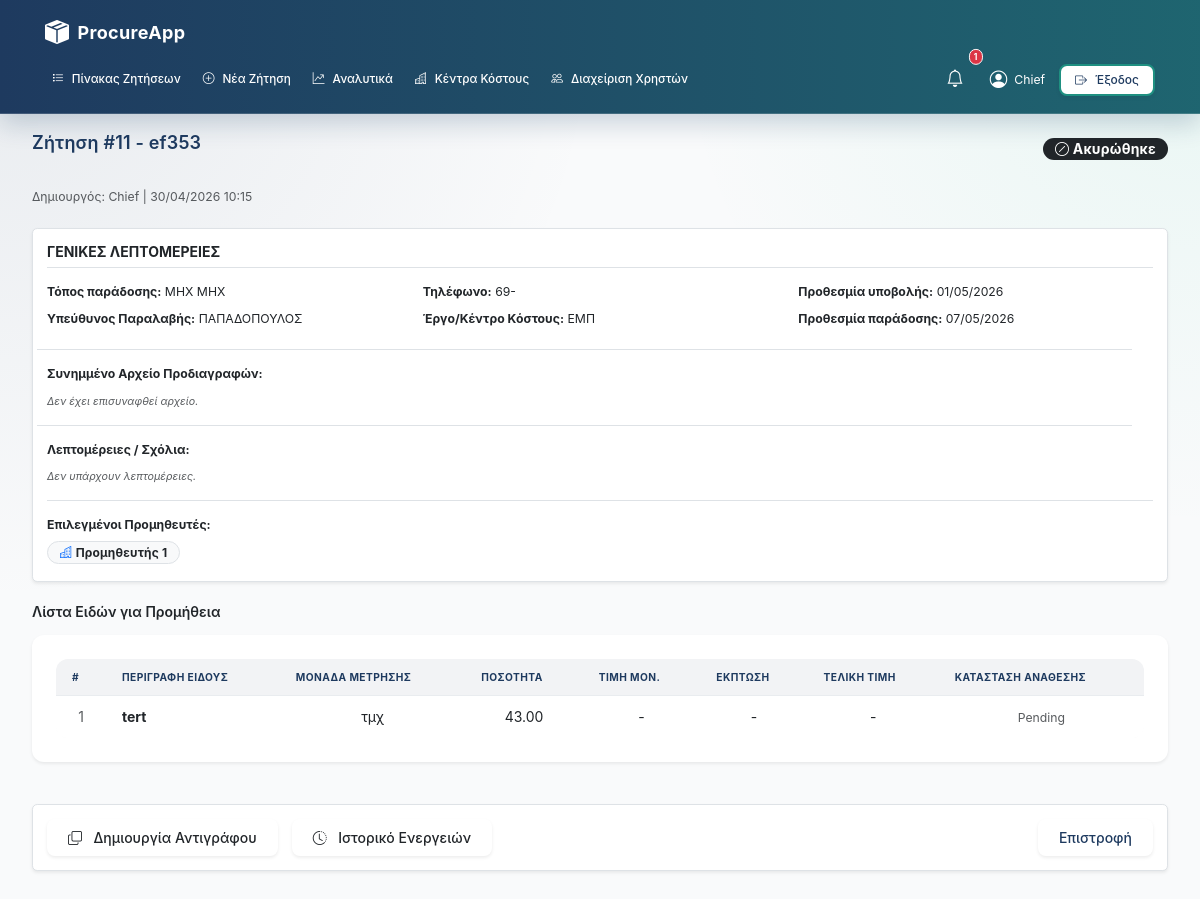
The page /company/requests/11 (signed in) on the database its author committed.
### models.py (models this page shows)
class RequestRFQ(db.Model):
    __tablename__ = "requests"
    id = db.Column(db.Integer, primary_key=True)
    title = db.Column(db.String(200), nullable=False)
    description = db.Column(db.Text, nullable=True)
    documents = db.Column(db.String(255), nullable=True)
    created_by = db.Column(db.String(100), nullable=False)
    created_at = db.Column(db.DateTime, default=datetime.utcnow)
    delivery_location = db.Column(db.String(255), nullable=True)
    receiving_manager = db.Column(db.String(120), nullable=True)
    phone = db.Column(db.String(50), nullable=True)
    submit_deadline = db.Column(db.DateTime, nullable=False)
    delivery_deadline = db.Column(db.DateTime, nullable=False)
    status = db.Column(db.String(20), default=RFQStatus.PENDING)
    status_changed_at = db.Column(db.DateTime, default=datetime.utcnow)
    approved_by = db.Column(db.String(100), nullable=True)
    approved_at = db.Column(db.DateTime, nullable=True)
    denial_reason = db.Column(db.Text, nullable=True)
    winning_bid_id = db.Column(db.Integer, db.ForeignKey('bids.id'), nullable=True)
    cost_center_id = db.Column(db.Integer, db.ForeignKey('cost_centers.id'), nullable=True)
    estimated_budget = db.Column(db.Numeric(12, 2), nullable=True)
    priority = db.Column(db.String(20), default='normal', nullable=False)
    category = db.Column(db.String(50), nullable=True)
    award_date = db.Column(db.DateTime, nullable=True)
    cost_center = db.relationship('CostCenter', backref='rfqs')
    items = db.relationship('RequestItem', backref='rfq', lazy=True, cascade="all, delete-orphan")
    bids = db.relationship('Bid', backref='rfq', lazy=True, foreign_keys="[Bid.request_id]", cascade="all, delete-orphan")
    allowed_suppliers = db.relationship('AllowedSupplier', backref='rfq', lazy=True, cascade="all, delete-orphan")

class CostCenter(db.Model):
    __tablename__ = "cost_centers"
    id = db.Column(db.Integer, primary_key=True)
    code = db.Column(db.String(50), unique=True, nullable=False)
    name = db.Column(db.String(200), nullable=False)
    is_active = db.Column(db.Boolean, default=True, nullable=False)
    address = db.Column(db.String(250), nullable=True)
    project_manager = db.Column(db.String(120), nullable=True)
    receiving_manager = db.Column(db.String(120), nullable=True)
    phone = db.Column(db.String(50), nullable=True)

class AllowedSupplier(db.Model):
    __tablename__ = "allowed_suppliers"
    id = db.Column(db.Integer, primary_key=True)
    request_id = db.Column(db.Integer, db.ForeignKey("requests.id"), nullable=False)
    supplier_username = db.Column(db.String(100), nullable=False)

class RequestItem(db.Model):
    __tablename__ = "request_items"
    id = db.Column(db.Integer, primary_key=True)
    request_id = db.Column(db.Integer, db.ForeignKey("requests.id"), nullable=False)
    description = db.Column(db.String(255), nullable=False)
    unit = db.Column(db.String(50), nullable=True)
    quantity = db.Column(db.Numeric(12, 2), nullable=False)
    unit_price_estimated = db.Column(db.Numeric(12, 2), nullable=True)
    category = db.Column(db.String(50), nullable=True)

### app/routes/company.py (the view, shortened to what this page needs)
@company_bp.route("/requests/<int:req_id>")
@require_roles("company", "chief")
def request_detail(req_id):
    rfq = RequestRFQ.query.get_or_404(req_id)
    items = RequestItem.query.filter_by(request_id=req_id).all()
    bids = Bid.query.filter(
        Bid.request_id == req_id,
        Bid.status.in_([BidStatus.SUBMITTED, BidStatus.ACCEPTED, BidStatus.REJECTED])
    ).options(joinedload(Bid.lines)).all()
    awards_list = ItemAward.query.filter_by(request_id=req_id).all()
    awards = {aw.request_item_id: aw for aw in awards_list if aw.request_item_id is not None}
    shipping_awards = [aw for aw in awards_list if aw.request_item_id is None]
    shipping_winning_bid_ids = {aw.bid_id for aw in shipping_awards}
    awarded_summary = {}
    grand_total_awarded = Decimal(0)
    initial_subtotal = Decimal(0)
    for sup, data in awarded_summary.items():
        initial_subtotal += data['items_subtotal_before_discount']
    receipts_list = ItemReceipt.query.filter_by(request_id=req_id).all()
    receipts = {r.request_item_id: r for r in receipts_list if r.request_item_id}
    bid_combo_totals = {}
    return render_template("company_request_detail.html",
                           rfq=rfq, items=items, bids=bids, awards=awards,
                           shipping_awards=shipping_awards, shipping_winning_bid_ids=shipping_winning_bid_ids,
                           awarded_summary=awarded_summary, grand_total_awarded=grand_total_awarded,
                           initial_subtotal=initial_subtotal, receipts=receipts,
                           bid_combo_totals=bid_combo_totals,
                           can_approve_rfq=can_approve_rfq,
                           phase_info=phase_info,
                           display_attachment_name=display_attachment_name)

### templates/company_request_detail.html (shortened to what this page needs)
{% extends "base.html" %}
{% block content %}
<div class="d-flex justify-content-between align-items-center mb-4">
    <h3>Ζήτηση #{{ rfq.id }} - {{ rfq.title }}</h3>
    <div>
        <span class="{{ phase_info(rfq).badge }} fs-6">
            <i class="bi {{ phase_info(rfq).icon }} me-1"></i> {{ phase_info(rfq).label }}
        </span>
    </div>
</div>
<p class="text-muted mb-4 small">
    Δημιουργός: {{ rfq.created_by }} | {{ rfq.created_at.strftime('%d/%m/%Y %H:%M') if rfq.created_at else '' }}
</p>
{% set can_approve_actions = can_approve_rfq(rfq) %}
{% set can_modify = can_approve_actions and rfq.status not in ['pending_delivery', 'received', 'cancelled'] and (rfq.status != 'pending_final_approval' or session.get('role') == 'chief') %}
<div class="row mb-4 g-3">
    <div class="col-md-12">
        <div class="p-3 border rounded bg-white shadow-sm small">
            <h6 class="fw-bold mb-3 border-bottom pb-2 text-uppercase">Γενικές λεπτομέρειες</h6>
            <div class="row">
                <div class="col-md-4">
                    <p class="mb-2"><strong>Τόπος παράδοσης:</strong> {{ rfq.delivery_location or '-' }}</p>
                    <p class="mb-2"><strong>Υπεύθυνος Παραλαβής:</strong> {{ rfq.receiving_manager or '-' }}</p>
                </div>
                <div class="col-md-4">
                    <p class="mb-2"><strong>Τηλέφωνο:</strong> {{ rfq.phone or '-' }}</p>
                    <p class="mb-2"><strong>Έργο/Κέντρο Κόστους:</strong> {{ rfq.cost_center.name if rfq.cost_center else '-' }}</p>
                </div>
                <div class="col-md-4">
                    <p class="mb-2"><strong>Προθεσμία υποβολής:</strong> {{ rfq.submit_deadline.strftime('%d/%m/%Y') if rfq.submit_deadline else '-' }}</p>
                    <p class="mb-0"><strong>Προθεσμία παράδοσης:</strong> {{ rfq.delivery_deadline.strftime('%d/%m/%Y') if rfq.delivery_deadline else '-' }}</p>
                </div>
                <div class="col-12 mt-3 pt-3 border-top">
                    <p class="mb-2"><strong>Συνημμένο Αρχείο Προδιαγραφών:</strong></p>
                    {% if rfq.documents %}
                        <a href="{{ url_for('main.download_file', filename=rfq.documents) }}" target="_blank" class="btn btn-sm btn-outline-primary shadow-sm"><i class="bi bi-file-earmark-arrow-down me-1"></i> {{ display_attachment_name(rfq.documents) or 'Λήψη Αρχείου Εταιρείας' }}</a>
                    {% else %}
                        <span class="text-muted small"><em>Δεν έχει επισυναφθεί αρχείο.</em></span>
                    {% endif %}
                </div>
                <div class="col-12 mt-3 pt-3 border-top">
                    <p class="mb-2"><strong>Λεπτομέρειες / Σχόλια:</strong></p>
                    {% if rfq.description %}
                        <p class="text-muted small mb-0" style="white-space: pre-wrap; line-height: 1.6;">{{ rfq.description }}</p>
                    {% else %}
                        <span class="text-muted small"><em>Δεν υπάρχουν λεπτομέρειες.</em></span>
                    {% endif %}
                </div>
            </div>
            <div class="mt-3 pt-3 border-top">
                <p class="mb-2"><strong>Επιλεγμένοι Προμηθευτές:</strong></p>
                <div>
                    {% if rfq.allowed_suppliers %}
                        {% for allowed in rfq.allowed_suppliers %}
                            <span class="badge bg-light text-dark border me-1 mb-1">
                                <i class="bi bi-buildings text-primary me-1"></i>{{ allowed.supplier_username }}
                            </span>
                        {% endfor %}
                    {% else %}
                        <span class="text-muted small"><em>Δεν έχουν επιλεγεί προμηθευτές.</em></span>
                    {% endif %}
                </div>
            </div>
        </div>
    </div>
</div>
<h5 class="mb-3 mt-4">Λίστα Ειδών για Προμήθεια</h5>
<div class="card shadow-sm border-0 mb-4">
    <div class="table-responsive">
        <table class="table table-hover align-middle mb-0 text-center">
            <thead class="table-light">
                <tr>
                    <th style="width: 50px;">#</th>
                    <th class="text-start">Περιγραφή Είδους</th>
                    <th>Μονάδα Μέτρησης</th>
                    <th>Ποσότητα</th>
                    <th>Τιμή Μον.</th>
                    <th>Έκπτωση</th>
                    <th>Τελική Τιμή</th>
                    <th>Κατάσταση Ανάθεσης</th>
                </tr>
            </thead>
            <tbody>
                {% if items %}
                    {% for item in items %}
                    <tr>
                        <td class="text-muted">{{ loop.index }}</td>
                        <td class="text-start fw-bold">{{ item.description }}</td>
                        <td>{{ item.unit or 'τμχ' }}</td>
                        <td>{{ "%.2f"|format(item.quantity) }}</td>
                        <td>
                            {% if item.id in awards %}
                                {% set aw_bid_line = awards[item.id].bid_line if awards[item.id].bid_line else None %}
                                {% if aw_bid_line %}
                                    <strong>{{ "%.2f"|format(aw_bid_line.unit_price) }} €</strong>
                                {% else %}
                                    -
                                {% endif %}
                            {% else %}
                                -
                            {% endif %}
                        </td>
                        <td>
                            {% if item.id in awards %}
                                {% set aw_bid_line = awards[item.id].bid_line if awards[item.id].bid_line else None %}
                                {% if aw_bid_line %}
                                    {% if aw_bid_line.discount_type == 'pct' and aw_bid_line.discount_pct and aw_bid_line.discount_pct > 0 %}
                                        <span class="text-danger">-{{ "%.2f"|format(aw_bid_line.discount_pct) }}%</span>
                                    {% elif aw_bid_line.discount_type == 'amt' and aw_bid_line.discount_amount and aw_bid_line.discount_amount > 0 %}
                                        <span class="text-danger">-{{ "%.2f"|format(aw_bid_line.discount_amount) }} €</span>
                                    {% else %}
                                        -
                                    {% endif %}
                                {% else %}
                                    -
                                {% endif %}
                            {% else %}
                                -
                            {% endif %}
                        </td>
                        <td>
                            {% if item.id in awards %}
                                {% set aw_bid_line = awards[item.id].bid_line if awards[item.id].bid_line else None %}
                                {% if aw_bid_line %}
                                    <strong class="text-success">{{ "%.2f"|format(aw_bid_line.line_total) }} €</strong>
                                {% else %}
                                    -
                                {% endif %}
                            {% else %}
                                -
                            {% endif %}
                        </td>
                        <td>
                            {% if item.id in awards %}
                                <span class="badge bg-success">Assigned to: {{ awards[item.id].supplier_name }}</span>
                            {% else %}
                                <span class="text-muted small italic">Pending</span>
                            {% endif %}
                        </td>
                    </tr>
                    {% endfor %}
                {% else %}
                    <tr>
                        <td colspan="9" class="py-4 text-danger italic">Δεν βρέθηκαν είδη σε αυτή τη ζήτηση.</td>
                    </tr>
                {% endif %}
            </tbody>
        </table>
    </div>
</div>
<div class="d-flex align-items-center gap-2 mt-5 mb-4 p-3 bg-white border rounded shadow-sm">
    <a href="{{ url_for('company.new_request', clone_id=rfq.id) }}" class="btn btn-outline-info px-4 shadow-sm text-dark">
        <i class="bi bi-copy me-1"></i> Δημιουργία Αντιγράφου
    </a>
    <button type="button" class="btn btn-outline-secondary px-4 shadow-sm text-dark ms-2" data-bs-toggle="modal" data-bs-target="#auditModal">
        <i class="bi bi-clock-history me-1"></i> Ιστορικό Ενεργειών
    </button>
    <div class="ms-auto d-flex gap-2">
        <a href="{{ url_for('company.dashboard') }}" class="btn btn-outline-secondary px-4 shadow-sm">Επιστροφή</a>
    </div>
</div>
{% endblock %}

### rows shown on the page
RequestRFQ: id "11", title "ef353", status "Ακυρώθηκε", created_by "Chief", created_at "30/04/2026 10:15", delivery_location "ΜΗΧ ΜΗΧ", receiving_manager "ΠΑΠΑΔΟΠΟΥΛΟΣ", phone "69-", submit_deadline "01/05/2026", delivery_deadline "07/05/2026"
CostCenter: cost_center "ΕΜΠ"
AllowedSupplier: supplier_username "Προμηθευτής 1"
RequestItem: description "tert", unit "τμχ", quantity "43.00", shows "Pending"

### other values the page prints
{{ unread_notifs|length }} "1"
{{ session.get('name') }} "Chief"
